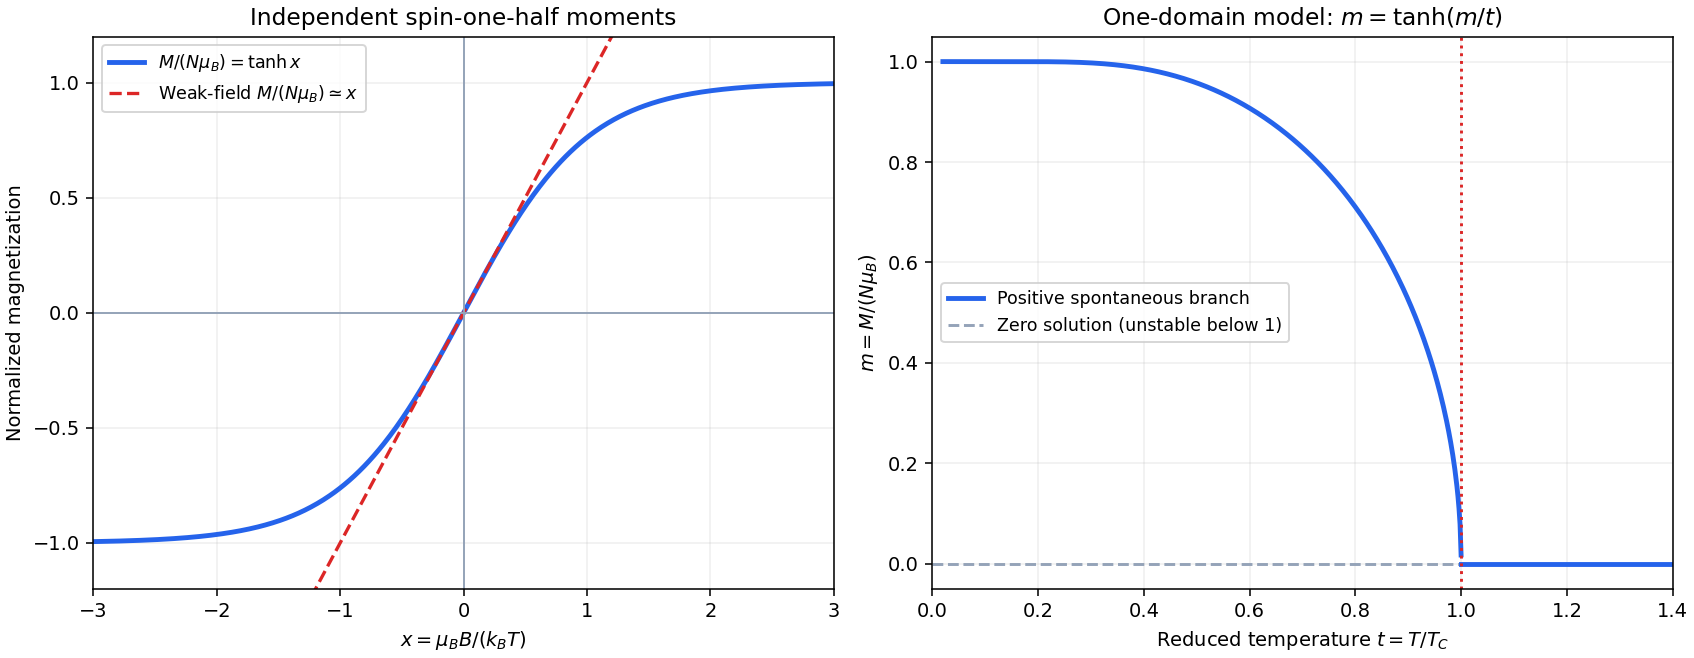

The script that drew this image:
"""Original spin-response curves; Python 3.14, NumPy 2.3.5, Matplotlib 3.10.7."""
from pathlib import Path
import numpy as np
import matplotlib
matplotlib.use('Agg')
import matplotlib.pyplot as plt

fig,axs=plt.subplots(1,2,figsize=(12.1,4.7),layout='constrained',facecolor='white');x=np.linspace(-3,3,600)
a=axs[0];a.plot(x,np.tanh(x),color='#2563eb',lw=2.5,label=r'$M/(N\mu_B)=\tanh x$');a.plot(x,x,color='#dc2626',ls='--',lw=1.7,label=r'Weak-field $M/(N\mu_B)\simeq x$');a.axhline(0,color='#94a3b8',lw=1);a.axvline(0,color='#94a3b8',lw=1);a.set(xlabel=r'$x=\mu_B B/(k_B T)$',ylabel='Normalized magnetization',xlim=(-3,3),ylim=(-1.2,1.2),title='Independent spin-one-half moments');a.legend(fontsize=9);a.grid(alpha=.2)
t=np.linspace(.02,.9999,500);m=np.empty_like(t)
for j,tt in enumerate(t):
 low=1e-12;high=1.
 for _ in range(60):
  mid=(low+high)/2
  if np.tanh(mid/tt)-mid>0:low=mid
  else:high=mid
 m[j]=(low+high)/2
b=axs[1];b.plot(t,m,color='#2563eb',lw=2.5,label='Positive spontaneous branch');b.plot([0,1],[0,0],color='#94a3b8',ls='--',lw=1.5,label='Zero solution (unstable below 1)');b.plot([1,1.4],[0,0],color='#2563eb',lw=2.5);b.axvline(1,color='#dc2626',ls=':',lw=1.5);b.set(xlabel=r'Reduced temperature $t=T/T_C$',ylabel=r'$m=M/(N\mu_B)$',xlim=(0,1.4),ylim=(-.05,1.05),title=r'One-domain model: $m=\tanh(m/t)$');b.legend(fontsize=9,loc='center left');b.grid(alpha=.2)
fig.savefig(Path.cwd()/Path(__file__).with_suffix('.png').name,dpi=140,facecolor='white')
